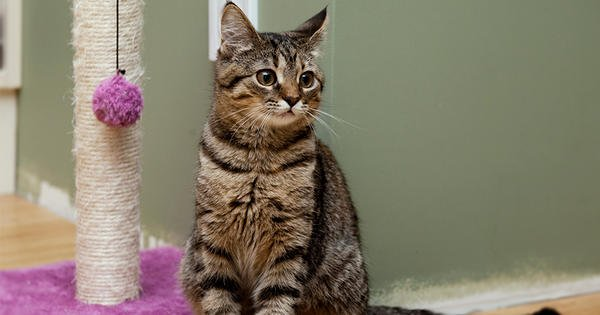
#> input picture gato1.jpg, 600 x 315 px
$ jupyter execute --allow-errors 'lab 13 Luis.ipynb'
#> lines starting #> are read from the running program, lines starting #| are printed output that depends on the picture
[cell 1]
import cv2
import numpy as np
import matplotlib.pyplot as plt

***1. Cambie el tipo de color a RGB***

[cell 2]
c1 = cv2.imread('gato1.jpg')
#> c1 is the input picture: shape (315, 600, 3); mean B, G, R 107.9, 125.4, 133.8
c2 = cv2.imread('gato2.jpg')
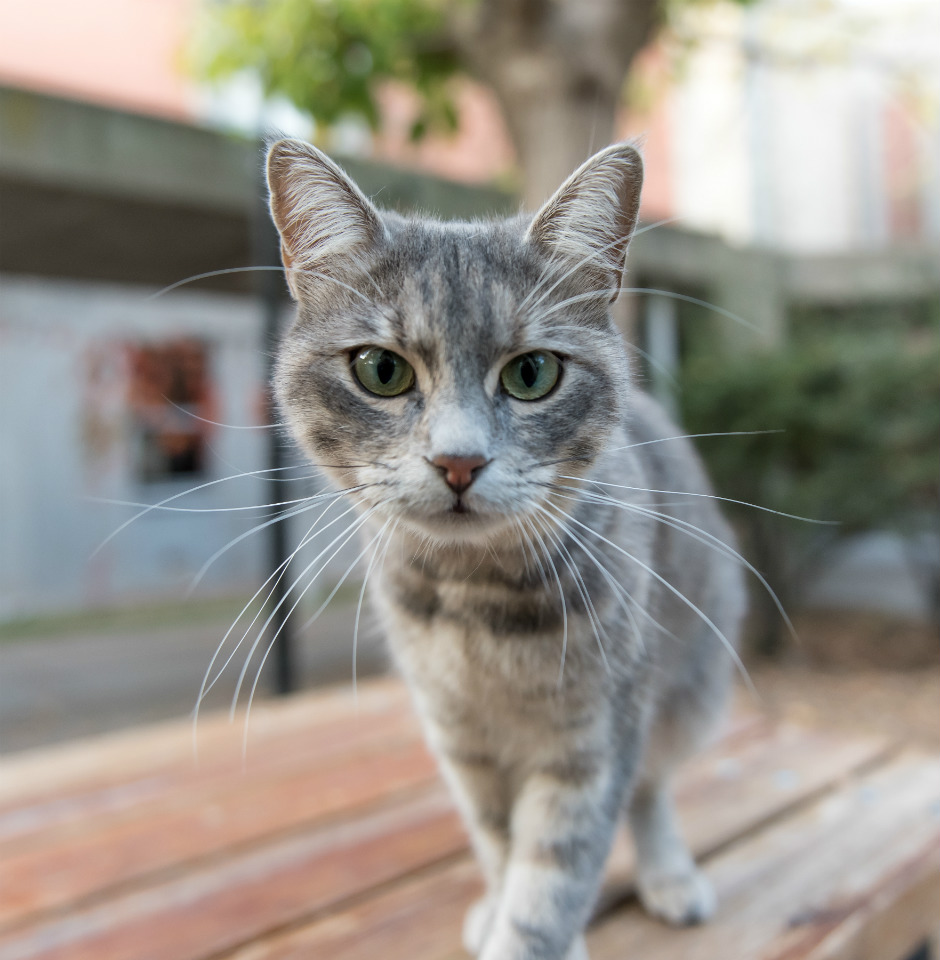
#> input picture gato2.jpg, 940 x 960 px
#> c2 is the input picture: shape (960, 940, 3); mean B, G, R 135.7, 144, 148.6
c3 = cv2.imread('perro.jpg')
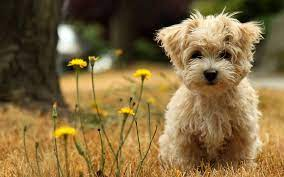
#> input picture perro.jpg, 284 x 177 px
#> c3 is the input picture: shape (177, 284, 3); mean B, G, R 63.3, 105.9, 129.9
c4 = cv2.imread('perro2.jpeg')
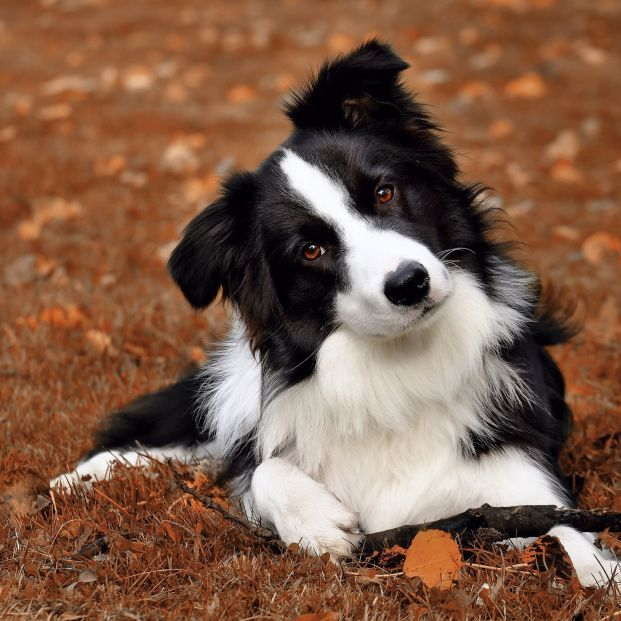
#> input picture perro2.jpeg, 621 x 621 px
#> c4 is the input picture: shape (621, 621, 3); mean B, G, R 73, 93.4, 128.1
c5 = cv2.imread('chica.jpg')
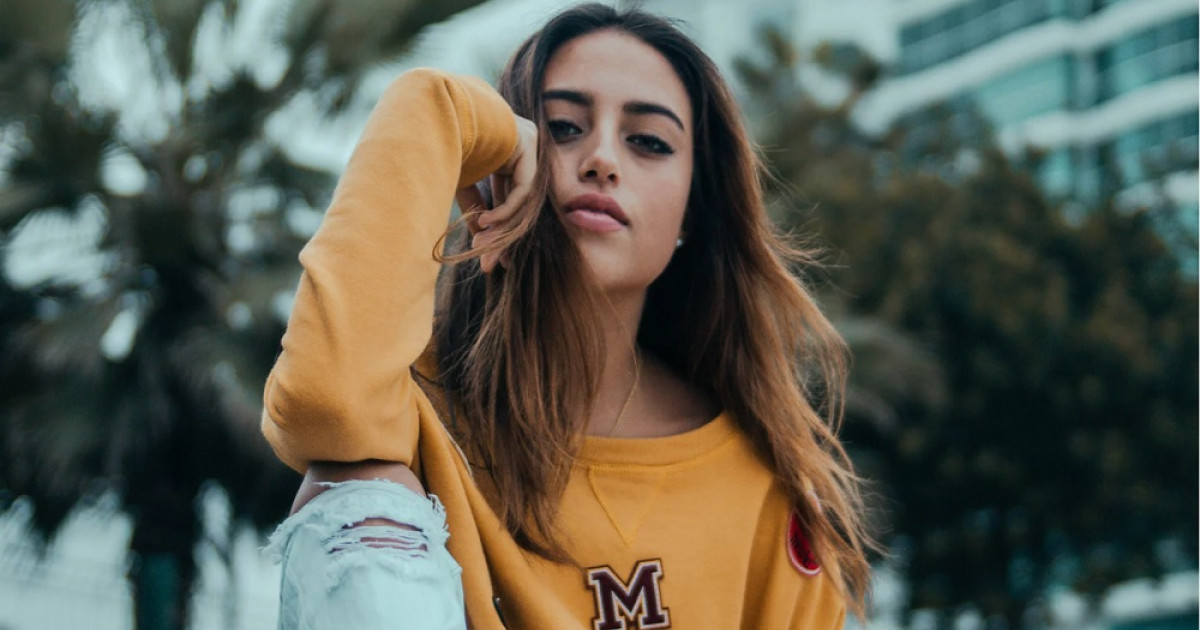
#> input picture chica.jpg, 1200 x 630 px
#> c5 is the input picture: shape (630, 1200, 3); mean B, G, R 81.1, 93.4, 91.4
c6 = cv2.imread('chica2.jpg')
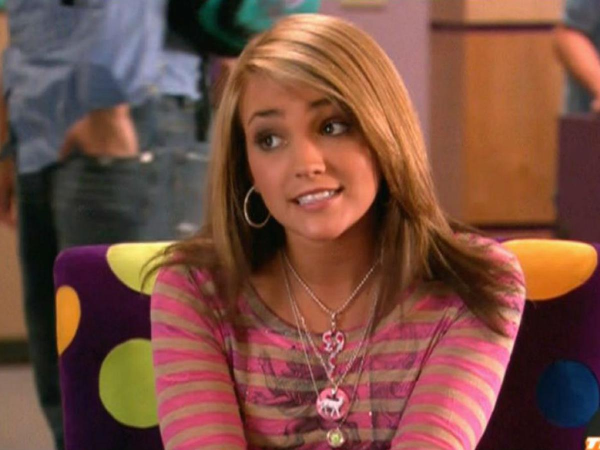
#> input picture chica2.jpg, 1200 x 900 px (shown at 1/2 size)
#> c6 is the input picture: shape (900, 1200, 3); mean B, G, R 64.6, 77.6, 120.8

#> (a cell that did not finish here is left out)

#> (a cell that did not finish here is left out)

***2 Hagan girar la imagen***

#> (a cell that did not finish here is left out)

***3. Dibujen un círculo sobre las caras de dicha figura y agreguen un texto***

#> (a cell that did not finish here is left out)

#> (a cell that did not finish here is left out)

***4. Guarden la figura con los círculos dibujados y el texto generado***
***

#> (a cell that did not finish here is left out)

***5. En una imagen distinta al anterior creen una pentágono sobre las caras de las figuras y agreguen un texto***

#> (a cell that did not finish here is left out)

[cell 10]
pts = np.array([[460,260],
                [315, 360], [395, 500],
                [525, 500], [610, 360]] )

pts = pts.reshape(-1,1,2)

#> (the rest of this cell did not finish here and is left out)

#> (a cell that did not finish here is left out)

***6. Creen un programa que permita dibujar diferentes tipos de figuras geométricas con el uso de eventos de mouse para poder hacer dibujos y luego guarden la imagen.***

[cell 12]
draw = False
imagen = np.zeros((600, 800, 3), np.uint8)

def draw(event,x,y,flags,param):
    global draw
    if event==cv2.EVENT_LBUTTONDOWN:
        draw=True
        cv2.circle(imagen, (x,y), 50 , (255,0,0), 2)


    elif event == cv2.EVENT_RBUTTONDOWN:
        cv2.rectangle(imagen, (x,y), (x+80, y+80), (0,255,0), 3)

[cell 13]
cv2.namedWindow('Imagen')
cv2.setMouseCallback('Imagen', draw)


while True:
    cv2.imshow('Imagen',imagen)
    if cv2.waitKey(1) & 0xFF == 27:
#> (key Esc is pressed here)
        break

cv2.destroyAllWindows()
